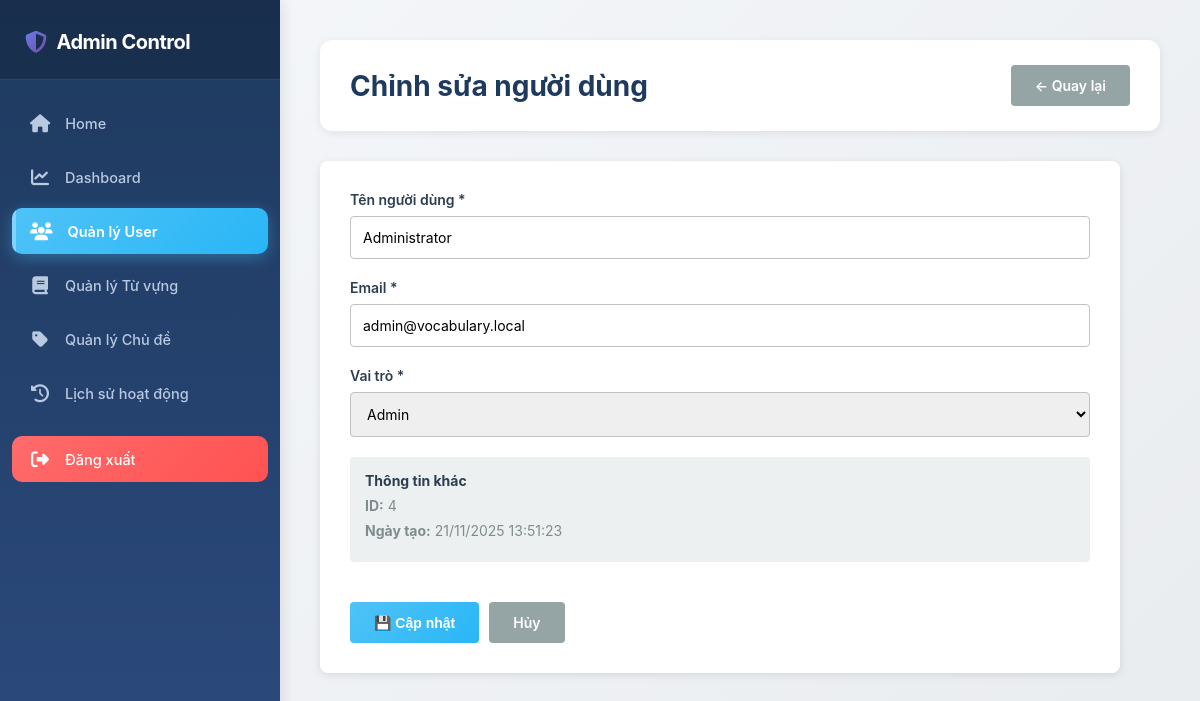
The page /public/index.php?route=admin_edit_user&id=4 (signed in) on the database its author committed.
### tables this page shows
CREATE TABLE `users` (
  `id` int(11) NOT NULL,
  `name` varchar(100) NOT NULL,
  `email` varchar(150) NOT NULL,
  `password` varchar(255) DEFAULT NULL,
  `avatar` varchar(255) DEFAULT NULL,
  `bio` text DEFAULT NULL,
  `role` enum('user','admin') DEFAULT 'user',
  `created_at` timestamp NOT NULL DEFAULT current_timestamp()
);

### controllers/AdminController.php (called while the page is built, shortened)
<?php
require_once __DIR__ . '/../models/Admin.php';
class AdminController {
    private $admin;
    public function __construct() {
        $this->admin = new Admin();
    }
    public function editUser() {
        $id = $_GET['id'] ?? null;
        $user = $this->admin->getUserById($id);
        include __DIR__ . '/../views/admin/edit-user.php';
    }
}
?>

### config/database.php (called while the page is built, shortened)
<?php
class Database {
    private $host = "localhost:3366";
    private $db_name = "vocabulary_db";
    private $username = "root";
    private $password = "";
    public function connect() {
        $this->conn = null;
        try {
            $this->conn = new PDO(
                "mysql:host=" . $this->host . ";dbname=" . $this->db_name,
                $this->username,
                $this->password
            );
            $this->conn->exec("SET NAMES utf8");
        } catch (PDOException $e) {
            echo "Kết nối thất bại: " . $e->getMessage();
        }
        return $this->conn;
    }
}

### models/Admin.php (called while the page is built, shortened)
<?php
require_once __DIR__ . "/../config/database.php";
class Admin {
    private $db;
    public function __construct() {
        $this->db = (new Database())->connect();
    }
    public function getUserById($id) {
        $stmt = $this->db->prepare("SELECT * FROM users WHERE id = ?");
        $stmt->execute([$id]);
        return $stmt->fetch(PDO::FETCH_ASSOC);
    }
}
?>

### views/admin/edit-user.php (the view, shortened to what this page needs)
<!DOCTYPE html>
<html lang="vi">
<head>
    <link rel="stylesheet" href="https://cdnjs.cloudflare.com/ajax/libs/font-awesome/6.4.0/css/all.min.css">
</head>
<body>
<div class="admin-container">
    <?php include __DIR__ . '/_sidebar.php'; ?>
    <main class="admin-main">
        <div class="admin-header">
            <h1>Chỉnh sửa người dùng</h1>
            <a href="index.php?route=admin_users" class="btn btn-secondary">← Quay lại</a>
        </div>
        <div class="form-container">
            <form method="POST" action="/Vocabulary/api/admin_edit_user.php" class="form">
                <div class="form-group">
                    <label for="name">Tên người dùng *</label>
                    <input type="text" id="name" name="name" required value="<?php echo htmlspecialchars($user['name']); ?>">
                </div>
                <div class="form-group">
                    <label for="email">Email *</label>
                    <input type="email" id="email" name="email" required value="<?php echo htmlspecialchars($user['email']); ?>">
                </div>
                <div class="form-group">
                    <label for="role">Vai trò *</label>
                    <select id="role" name="role" required>
                        <option value="admin" <?php echo ($user['role'] === 'admin') ? 'selected' : ''; ?>>Admin</option>
                    </select>
                </div>
                <div class="info-box">
                    <h4>Thông tin khác</h4>
                    <p><strong>ID:</strong> <?php echo $user['id']; ?></p>
                    <p><strong>Ngày tạo:</strong> <?php echo date('d/m/Y H:i:s', strtotime($user['created_at'])); ?></p>
                </div>
                <div class="form-actions">
                    <button type="submit" class="btn btn-primary">💾 Cập nhật</button>
                    <a href="index.php?route=admin_users" class="btn btn-secondary">Hủy</a>
                </div>
            </form>
        </div>
    </main>
</div>
<?php include __DIR__ . '/../footer.php'; ?>

### rows shown on the page
users: name "Administrator", email "admin@vocabulary.local", role "Admin", id "4", created_at "21/11/2025 13:51:23"

### other values the page prints
$item['label'] "Home"
$item['label'] "Dashboard"
$item['label'] "Quản lý User"
$item['label'] "Quản lý Từ vựng"
$item['label'] "Quản lý Chủ đề"
$item['label'] "Lịch sử hoạt động"
